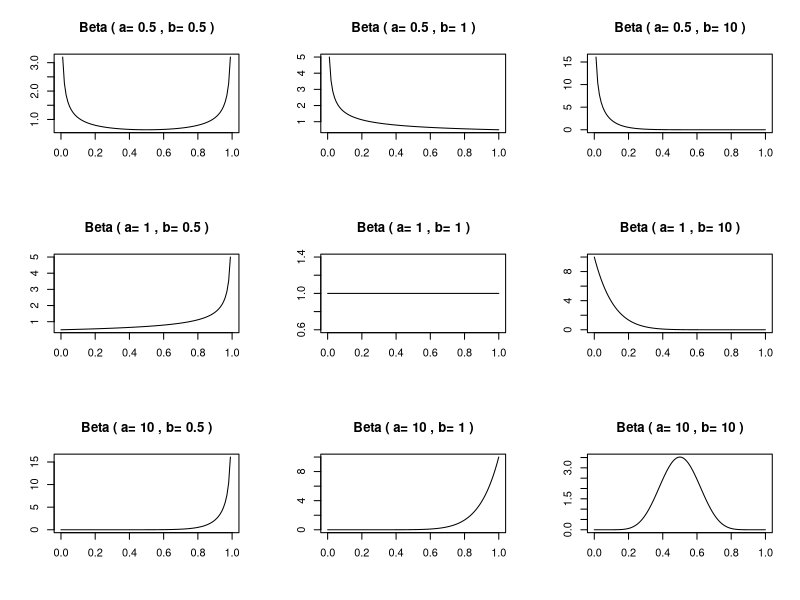
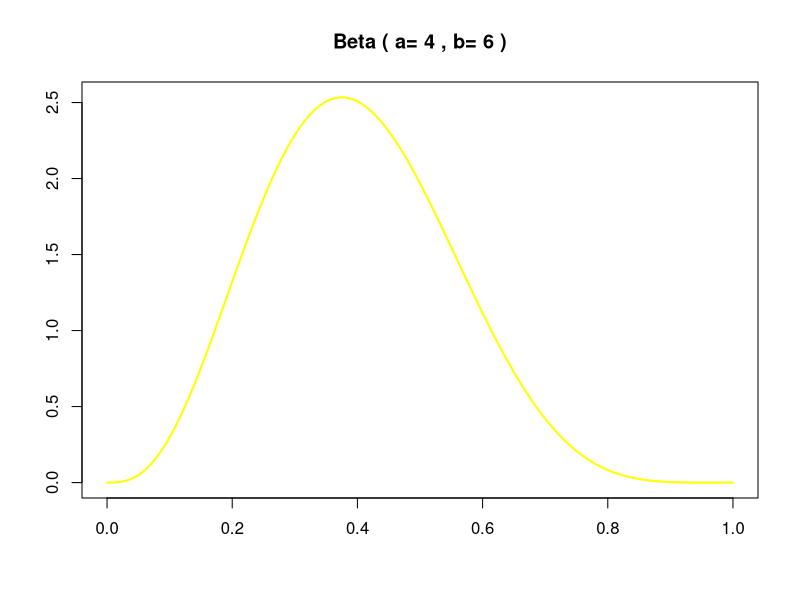
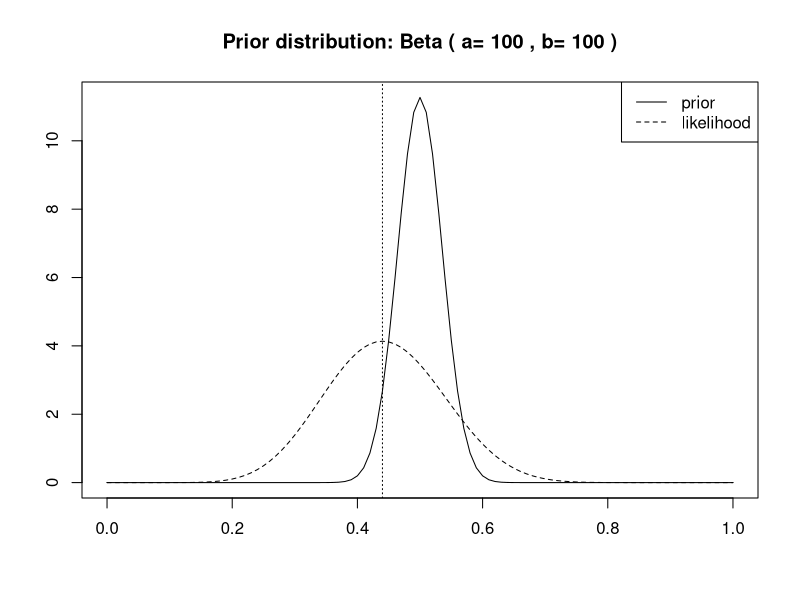
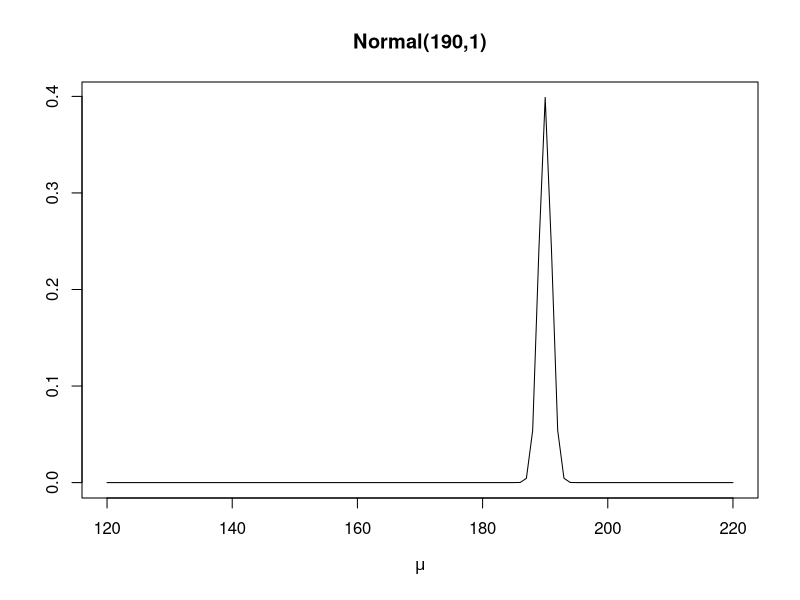

The R script that drew these images, in order:
#####################################################################
################    SESSION  1   ####################################
#####################################################################


######	beta distribution  ########



par(mfrow=c(3,3))

for (a in c(0.5,1, 10)) {
	for (b in c(0.5, 1,10)) {

		plot(function(x)dbeta(x, a, b), xlim=c(0,1), ylab="", xlab = "")
  		  title(paste("Beta","(","a=",a,",","b=",b,")"))
	}
}




######################## smoking rate from Barcelona  ###########################

par(mfrow=c(1,1))

a <- 4
b <- 6

 
plot(function(x)dbeta(x, a, b), xlim=c(0,1), ylab="", xlab = "", lwd=2, col="yellow")
 title(paste("Beta","(","a=",a,",","b=",b,")"))




################# probability to get head when you throw a coin  ################

par(mfrow=c(1,1))

a <- 100
b <- 100

 
plot(function(x)dbeta(x, a, b), xlim=c(0,1), ylab="", xlab = "")
 title(paste("Prior distribution: Beta","(","a=",a,",","b=",b,")"))



#######  DATA

N <- 25
y <- 11


####   likelihood function

k <- integrate(function(th)dbinom(y,N,th), lower=0, upper=1)$value

plot(function(th)dbinom(y,N,th)/k, xlim=c(0,1), xlab=expression(theta), main="likelihood function", add=T, lty=2)
 legend("topright", c("prior","likelihood"), lty=c(1,2))
 abline(v=y/N, lty=3)




#######################  height of adult catalan people   ####################


prior1 <- c(m=190, s=1)



#####  prior distribution

plot(function(x)dnorm(x,prior1[1], prior1[2]),xlim=c(120,220), ylab="", xlab = expression(mu),main=paste("Normal(",prior1[1],",",prior1[2],")",sep=""))













